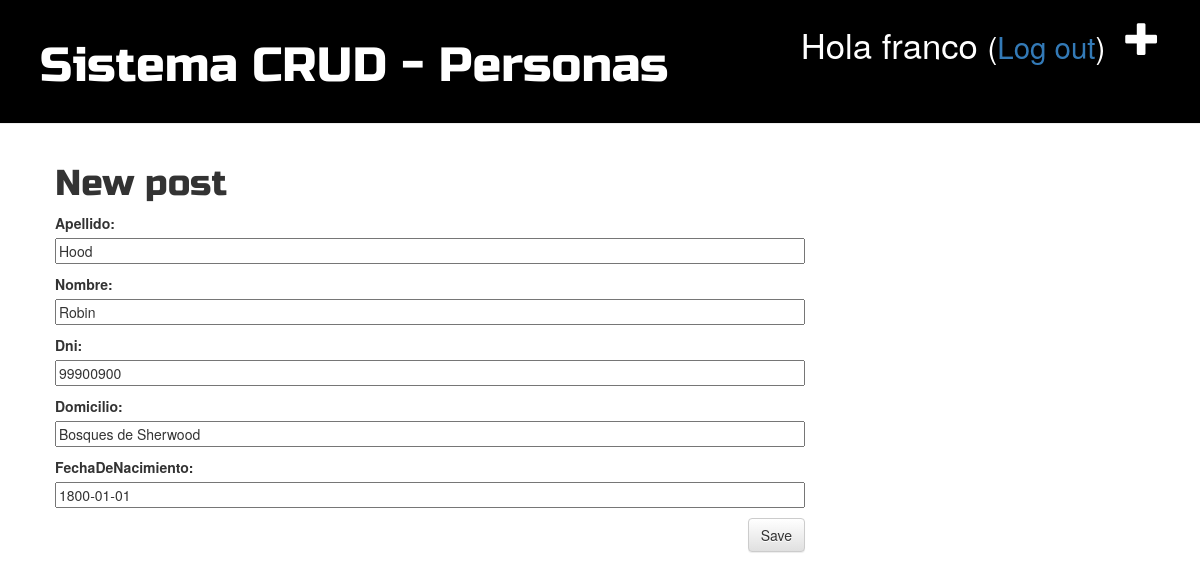
The app's page /post/5/edit/ (signed in) with its own data.
### blog/models.py (models this page shows, shortened)
class Persona(models.Model):
    author = models.ForeignKey('auth.User', on_delete=models.CASCADE)
    apellido = models.CharField(max_length=100)
    nombre = models.CharField(max_length=100)
    dni = models.CharField(max_length=100)
    domicilio = models.CharField(max_length=200)
    fechaDeNacimiento = models.DateField()
    fechaDeAlta = models.DateTimeField(default=timezone.now)

### blog/views.py (the view)
# urls.py: path('post/<int:pk>/edit/', views.post_edit, name='post_edit'),
@login_required #REQUIERE LOGUEO
def post_edit(request, pk):
    persona = get_object_or_404(Persona, pk=pk)
    if request.method == "POST":
        form = PostForm(request.POST, instance=persona)
        if form.is_valid():
            persona = form.save(commit=False)
            persona.author = request.user
            persona.save()
            return redirect('post_detail', pk=persona.pk)
    else:
        form = PostForm(instance=persona)
    return render(request, 'blog/post_edit.html', {'form': form})

### blog/forms.py
class PostForm(forms.ModelForm):
    class Meta:
        model = Persona
        fields = ('apellido', 'nombre', 'dni', 'domicilio', 'fechaDeNacimiento' ,)

### blog/templates/blog/post_edit.html
{% extends 'blog/base.html' %}
{% block content %}
    <h1>New post</h1>
    <form method="POST" class="post-form">{% csrf_token %}
        {{ form.as_p }}
        <button type="submit" class="save btn btn-default">Save</button>
    </form>
{% endblock %}

### blog/templates/blog/base.html (shortened to what this page needs)
{% load static %}
<head>
    <link rel="stylesheet" href="//maxcdn.bootstrapcdn.com/bootstrap/3.2.0/css/bootstrap.min.css">
    <link rel="stylesheet" href="//maxcdn.bootstrapcdn.com/bootstrap/3.2.0/css/bootstrap-theme.min.css">
    <link rel="stylesheet" href="{% static 'css/blog.css' %}">
</head>
<body>
    <div class="page-header">
        {% if user.is_authenticated %}
            <a href="{% url 'post_new' %}" class="top-menu"><span class="glyphicon glyphicon-plus"></span></a>
            <p class="top-menu">Hola {{ user.username }} <small>(<a href="{% url 'logout' %}">Log out</a>)</small></p>
        {% else %}
             <a href="{% url 'login' %}" class="top-menu"><span class="glyphicon glyphicon-lock"></span></a>
        {% endif %}
        <h1><a href="/">Sistema CRUD - Personas</a></h1>
    </div>
    <div class="content container">
        <div class="row">
            <div class="col-md-8">
            {% block content %}
            {% endblock %}
            </div>
        </div>
    </div>
</body>

### blog/static/css/blog.css (style rules this page uses)
.page-header { background-color: #000000; margin-top: 0; padding: 20px 20px 20px 40px; }
.page-header h1, .page-header h1 a, .page-header h1 a:visited, .page-header h1 a:active { color: #ffffff; font-size: 36pt; text-decoration: none; }
.content { margin-left: 40px; }
h1, h2, h3, h4 { font-family: 'Russo One', sans-serif; }
.save { float: right; }
.post-form textarea, .post-form input { width: 100%; }
.top-menu, .top-menu:hover, .top-menu:visited { color: #ffffff; float: right; font-size: 26pt; margin-right: 20px; }

### records on screen
Persona: apellido "Hood", nombre "Robin", dni "99900900", domicilio "Bosques de Sherwood", fechaDeNacimiento "1800-01-01"

### other values on screen
{{ user.username }} "franco"
